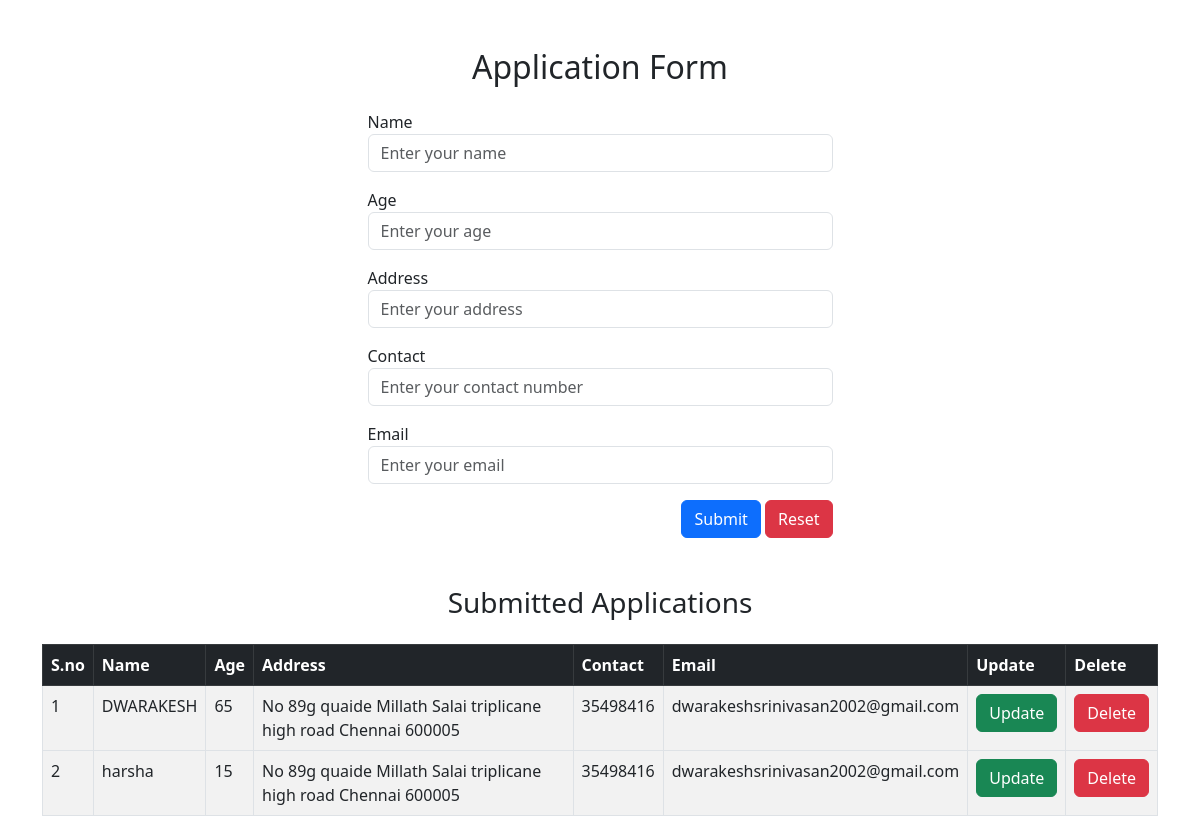
Before: / with the older database file.
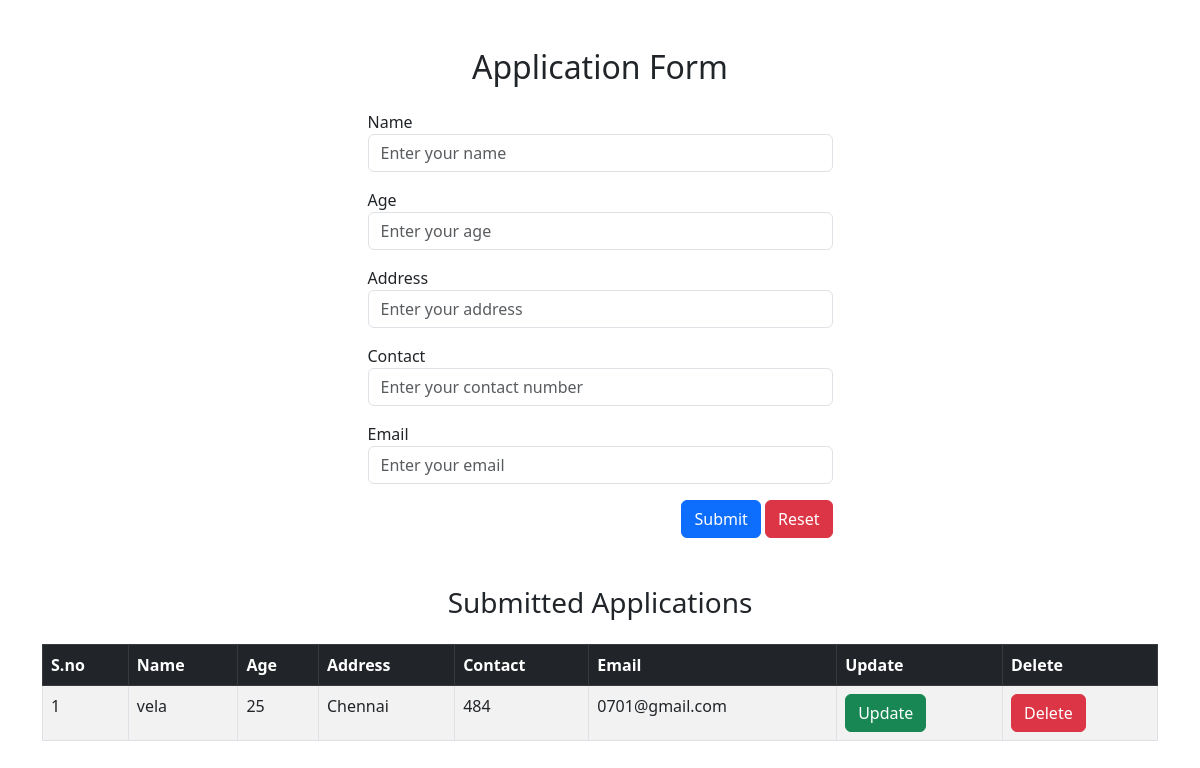
After: the same page with the newer database file.
### my_app/models.py (models this page shows)
class Datas(models.Model):
    Name = models.CharField(max_length=20,default="")
    Age = models.IntegerField(default=0)
    Address = models.CharField(max_length=50,default="")
    Contact = models.IntegerField(default=0)
    Email = models.CharField(max_length=20,default="")

### my_app/views.py (the view)
# urls.py: 2. Add a URL to urlpatterns:  path('', Home.as_view(), name='home')
def Home(request):
    my_data = Datas.objects.all()
    if my_data != "":
        return render(request,"Home.html",{"datas":my_data})
    else:
        return render(request,"Home.html")

### Template/Home.html (shortened to what this page needs)
<!DOCTYPE html>
<html lang="en">
<head>
    <link href="https://cdn.jsdelivr.net/npm/bootstrap@5.3.0/dist/css/bootstrap.min.css" rel="stylesheet">
</head>
<body>
    <div class="container mt-5">
        <div class="col-md-offset-3 col-md-5 mx-auto">
            <form action="Add_data" method="POST">
                <h2 class="text-center mb-4">Application Form</h2>
                <div class="form-group mb-3">
                    <label for="Name">Name</label>
                    <input type="text" class="form-control" id="name" name="name" placeholder="Enter your name" required>
                </div>
                <div class="form-group mb-3">
                    <label for="Age">Age</label>
                    <input type="number" class="form-control" id="age" name="age" placeholder="Enter your age" required>
                </div>
                <div class="form-group mb-3">
                    <label for="Address">Address</label>
                    <input class="form-control" id="address" name="address" rows="3" placeholder="Enter your address" required></textarea>
                </div>
                <div class="form-group mb-3">
                    <label for="Contact">Contact</label>
                    <input type="tel" class="form-control" id="contact" name="contact" placeholder="Enter your contact number" required>
                </div>
                <div class="form-group mb-3">
                    <label for="Email">Email</label>
                    <input type="email" class="form-control" id="email" name="email" placeholder="Enter your email" required>
                </div>
                <div class="form-group text-end">
                    <button type="submit" value="Register" class="btn btn-primary">Submit</button>
                    <button type="reset" value="Clear" class="btn btn-danger">Reset</button>
                </div>
            </form>
        </div>
        <div class="mt-5">
            {% if datas %}
            <h3 class="text-center mb-4">Submitted Applications</h3>
            <table class="table table-bordered table-striped table-hover">
                <thead class="table-dark">
                    <tr>
                        <th>S.no</th>
                        <th>Name</th>
                        <th>Age</th>
                        <th>Address</th>
                        <th>Contact</th>
                        <th>Email</th>
                        <th>Update</th>
                        <th>Delete</th>
                    </tr>
                </thead>
                    {% for data in datas %}
                    <tbody>
                        <tr>
                            <td>{{forloop.counter}}</td>
                            <td>{{data.Name}}</td>
                            <td>{{data.Age}}</td>
                            <td>{{data.Address}}</td>
                            <td>{{data.Contact}}</td>
                            <td>{{data.Email}}</td>
                            <td><a class="btn btn-success" href="UpdateData/{{data.id}}">Update</a> </td>
                            <td><a class="btn btn-danger" href="DeleteData/{{data.id}}">Delete</a> </td>
                        </tr>
                    </tbody>
                    {% endfor %}
            </table>
            {% endif %}
        </div>
    </div>
</body>
</html>

Changed rows visible on the page:
removed Datas: Name "DWARAKESH", Age "65", Address "No 89g quaide Millath Salai triplicane high road Chennai 600005", Contact "35498416", Email "dwarakeshsrinivasan2002@gmail.com"
removed Datas: Name "harsha", Age "15", Address "No 89g quaide Millath Salai triplicane high road Chennai 600005", Contact "35498416", Email "dwarakeshsrinivasan2002@gmail.com"
added Datas: Name "vela", Age "25", Address "Chennai", Contact "484", Email "0701@gmail.com"
